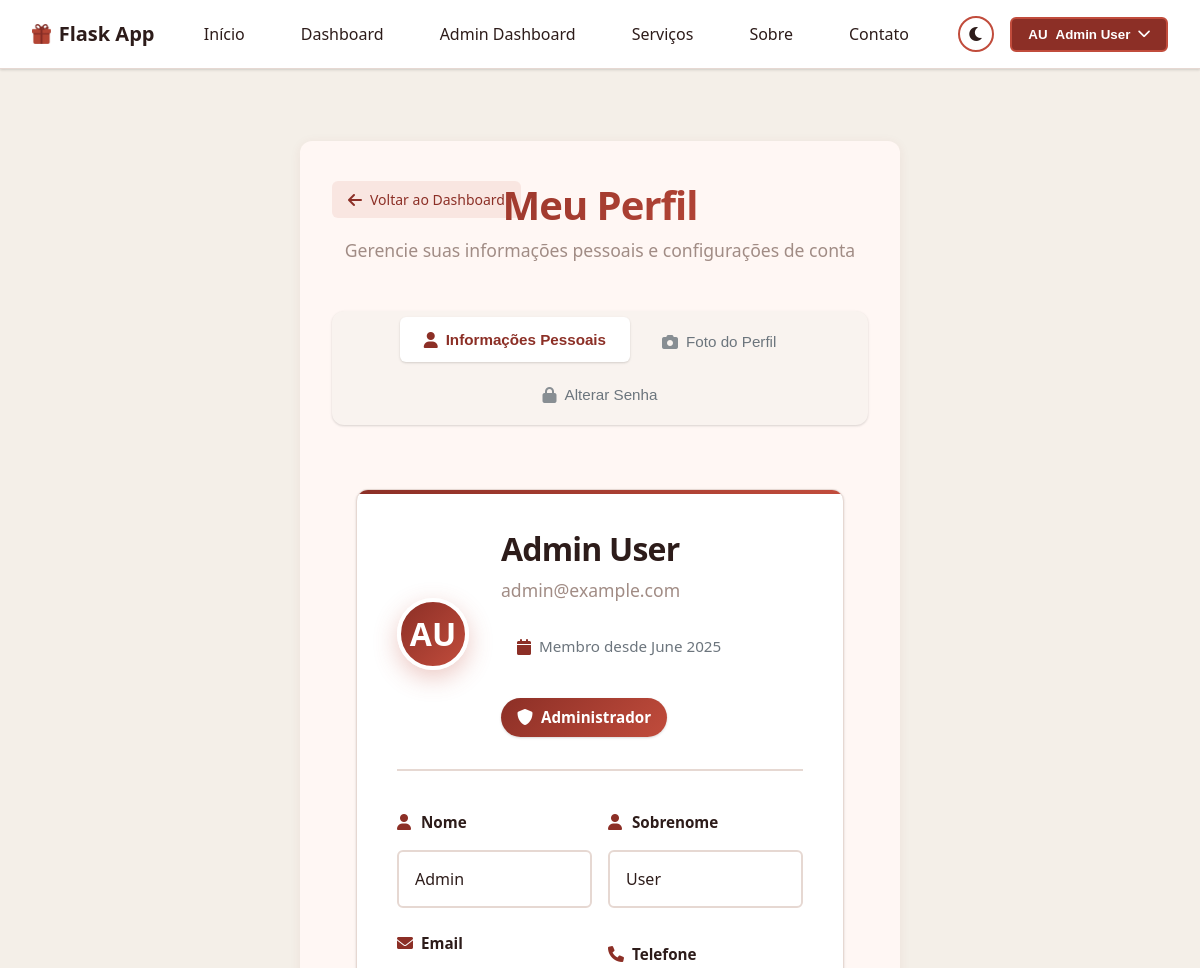
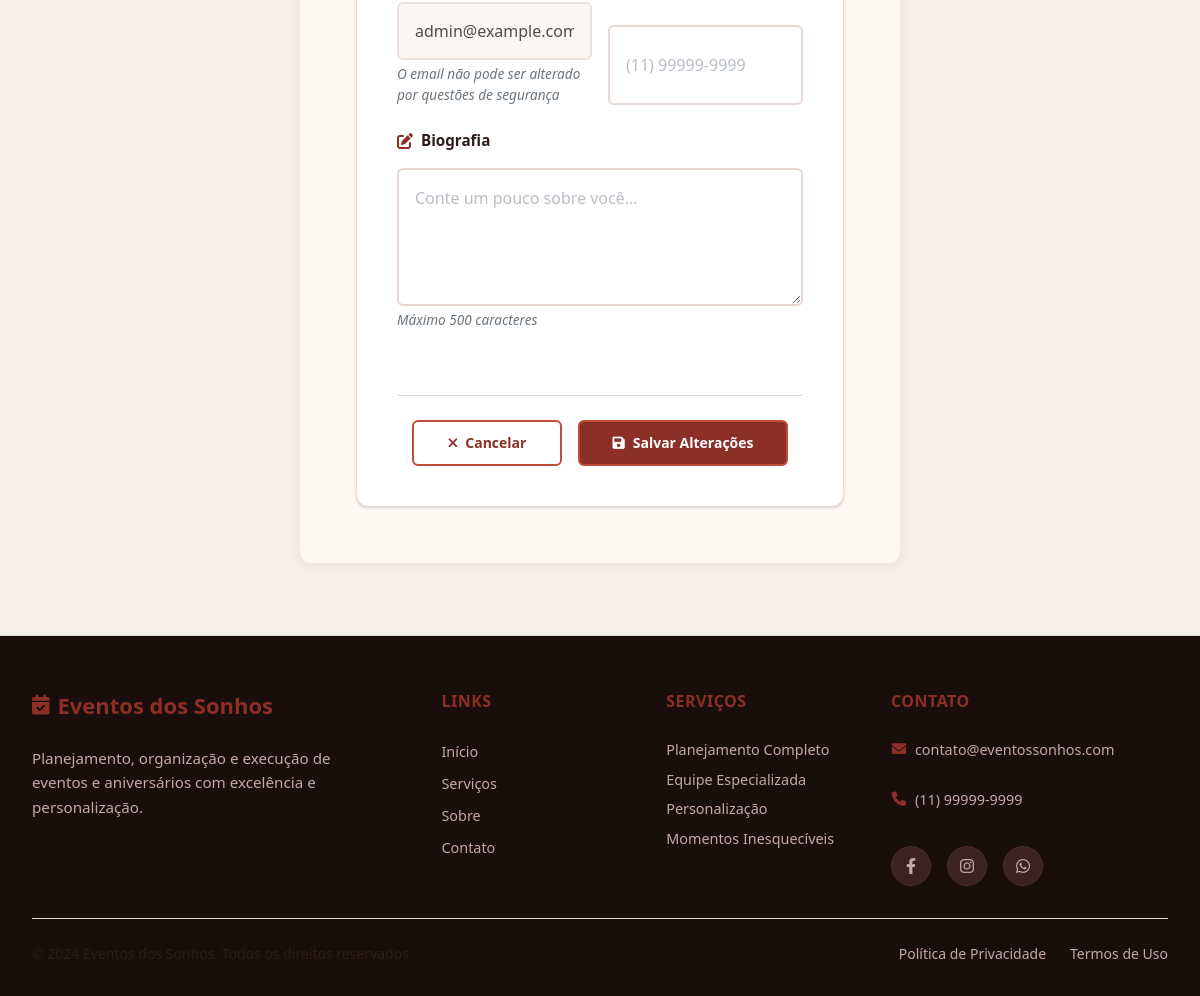
The app's page /profile (signed in) with its own data (2 pictures, top to bottom).
### app.py (models this page shows, shortened)
class User(UserMixin, db.Model):
    id = db.Column(db.Integer, primary_key=True)
    first_name = db.Column(db.String(100), nullable=False)
    last_name = db.Column(db.String(100), nullable=False)
    email = db.Column(db.String(100), unique=True, nullable=False)
    password_hash = db.Column(db.String(200), nullable=False)
    phone = db.Column(db.String(20))
    bio = db.Column(db.Text)
    created_at = db.Column(db.DateTime, default=lambda: datetime.now(timezone.utc))
    is_admin = db.Column(db.Boolean, default=False)  # Novo campo
    events = db.relationship('Event', backref='creator', lazy=True)
    participations = db.relationship('Participation', backref='user', lazy=True)

### app.py (the view, shortened to what this page needs)
@app.route('/profile', methods=['GET', 'POST'])
@login_required
def profile():
    user = current_user
    return render_template('profile.html', user=user, site_name=app.config.get("SITE_NAME", "Flask App"))

### app.py (called while the page is built)
@login_manager.user_loader
def load_user(user_id):
    return User.query.get(int(user_id))

### templates/profile.html (shortened to what this page needs)
{% extends 'base.html' %}
{% block content %}
<div class="profile-container">
    <div class="profile-header">
        <a href="{{ url_for('dashboard') }}" class="back-link">
            <i class="fas fa-arrow-left"></i> Voltar ao Dashboard
        </a>
        <h1>Meu Perfil</h1>
        <p>Gerencie suas informações pessoais e configurações de conta</p>
    </div>
    <div class="profile-tabs">
        <div class="tabs-header">
            <button class="tab-btn active" data-tab="personal-info">
                <i class="fas fa-user"></i>
                <span>Informações Pessoais</span>
            </button>
            <button class="tab-btn" data-tab="profile-photo">
                <i class="fas fa-camera"></i>
                <span>Foto do Perfil</span>
            </button>
            <button class="tab-btn" data-tab="change-password">
                <i class="fas fa-lock"></i>
                <span>Alterar Senha</span>
            </button>
        </div>
        <div class="tab-content active" id="personal-info">
            <div class="profile-card">
                <div class="profile-avatar-section">
                    <div class="avatar-large">
                        {{ current_user.first_name[0] }}{{ current_user.last_name[0] }}
                    </div>
                    <div class="profile-info">
                        <h2>{{ current_user.first_name }} {{ current_user.last_name }}</h2>
                        <p class="profile-email">{{ current_user.email }}</p>
                        <div class="profile-stats">
                            <div class="stat-item">
                                <i class="fas fa-calendar"></i>
                                <span>Membro desde {{ current_user.created_at.strftime('%B %Y') }}</span>
                            </div>
                            {% if current_user.is_admin %}
                            <div class="stat-item admin-badge">
                                <i class="fas fa-shield-alt"></i>
                                <span>Administrador</span>
                            </div>
                            {% endif %}
                        </div>
                    </div>
                </div>
                <form action="{{ url_for('profile') }}" method="POST" class="profile-form">
                    <div class="form-row">
                        <div class="form-group">
                            <label for="first_name">
                                <i class="fas fa-user"></i>
                                Nome
                            </label>
                            <input type="text" id="first_name" name="first_name" value="{{ current_user.first_name }}" required class="form-input">
                        </div>
                        <div class="form-group">
                            <label for="last_name">
                                <i class="fas fa-user"></i>
                                Sobrenome
                            </label>
                            <input type="text" id="last_name" name="last_name" value="{{ current_user.last_name }}" required class="form-input">
                        </div>
                    </div>
                    <div class="form-row">
                        <div class="form-group">
                            <label for="email">
                                <i class="fas fa-envelope"></i>
                                Email
                            </label>
                            <input type="email" id="email" name="email" value="{{ current_user.email }}" readonly class="form-input readonly">
                            <small class="form-help">O email não pode ser alterado por questões de segurança</small>
                        </div>
                        <div class="form-group">
                            <label for="phone">
                                <i class="fas fa-phone"></i>
                                Telefone
                            </label>
                            <input type="tel" id="phone" name="phone" value="{{ current_user.phone or '' }}" placeholder="(11) 99999-9999" class="form-input">
                        </div>
                    </div>
                    <div class="form-group">
                        <label for="bio">
                            <i class="fas fa-edit"></i>
                            Biografia
                        </label>
                        <textarea id="bio" name="bio" rows="4" placeholder="Conte um pouco sobre você..." class="form-input">{{ current_user.bio or '' }}</textarea>
                        <small class="form-help">Máximo 500 caracteres</small>
                    </div>
                    <div class="form-actions">
                        <button type="button" class="btn btn-outline" data-action="cancel">
                            <i class="fas fa-times"></i>
                            Cancelar
                        </button>
                        <button type="submit" class="btn btn-primary">
                            <i class="fas fa-save"></i>
                            Salvar Alterações
                        </button>
                    </div>
                </form>
            </div>
        </div>
    </div>
</div>
{% endblock %}

### templates/base.html (shortened to what this page needs)
<!DOCTYPE html>
<html lang="en">
<head>
    <link rel="stylesheet" href="https://cdnjs.cloudflare.com/ajax/libs/font-awesome/6.0.0-beta3/css/all.min.css">
    <link href="https://unpkg.com/tabulator-tables@6.2.1/dist/css/tabulator.min.css" rel="stylesheet">
    <link rel="stylesheet" href="{{ url_for('static', filename='css/tabulator-custom.css') }}">
    <link rel="stylesheet" href="{{ url_for('static', filename='css/variables.css') }}">
    <link rel="stylesheet" href="{{ url_for('static', filename='css/base.css') }}">
    <link rel="stylesheet" href="{{ url_for('static', filename='css/header.css') }}">
    <link rel="stylesheet" href="{{ url_for('static', filename='css/footer.css') }}">
    <link rel="stylesheet" href="{{ url_for('static', filename='css/forms.css') }}">
    <link rel="stylesheet" href="{{ url_for('static', filename='css/utilities.css') }}">
    <link rel="stylesheet" href="{{ url_for('static', filename='css/homepage.css') }}">
    <link rel="stylesheet" href="{{ url_for('static', filename='css/auth.css') }}">
    <link rel="stylesheet" href="{{ url_for('static', filename='css/dashboard.css') }}">
    <link rel="stylesheet" href="{{ url_for('static', filename='css/events.css') }}">
    <link rel="stylesheet" href="{{ url_for('static', filename='css/profile.css') }}">
    <link rel="stylesheet" href="{{ url_for('static', filename='css/pages.css') }}">
    <link rel="stylesheet" href="{{ url_for('static', filename='css/responsive-utilities.css') }}">
    <link rel="stylesheet" href="{{ url_for('static', filename='css/responsive-mobile.css') }}">
    <link rel="stylesheet" href="{{ url_for('static', filename='css/responsive-tablet.css') }}">
    <link rel="stylesheet" href="{{ url_for('static', filename='css/responsive-desktop.css') }}">
</head>
<body class="{{ 'dark-theme' if session.get('dark_mode') else '' }}">
    <header>
        <div class="logo">
            <a href="{{ url_for('index') }}">
                <img src="{{ url_for('static', filename='favicon/hote_icon.png') }}" alt="Logo" style="height: 20px; vertical-align: middle;">
                <span>{{ site_name }}</span>
            </a>
        </div>
        <nav>
            <ul class="nav-links" id="navLinks">
                <li><a href="{{ url_for('index') }}">Início</a></li>
                {% if user %}
                <li><a href="{{ url_for('dashboard') }}">Dashboard</a></li>
                {% if user.is_admin %}
                <li><a href="{{ url_for('admin_dashboard') }}">Admin Dashboard</a></li>
                {% endif %}
                {% endif %}
                <li><a href="{{ url_for('services') }}">Serviços</a></li>
                <li><a href="{{ url_for('about') }}">Sobre</a></li>
                <li><a href="{{ url_for('contact') }}">Contato</a></li>
            </ul>
        </nav>
        <div class="auth-buttons">
            <button class="theme-toggle theme-toggle-desktop" type="button">
                <i class="{{ 'fas fa-sun' if session.get('dark_mode') else 'fas fa-moon' }}"></i>
            </button>
            {% if current_user.is_authenticated %}
                <div class="dropdown" id="userDropdown">
                    <button class="user-button" type="button">
                        <div class="avatar">{{ current_user.first_name[0] }}{{ current_user.last_name[0] }}</div>
                        <span>{{ current_user.first_name }} {{ current_user.last_name }}</span>
                        <i class="fas fa-chevron-down"></i>
                    </button>
                </div>
            {% else %}
                <a href="{{ url_for('login') }}" class="btn-auth" id="loginBtn">Entrar</a>
                <a href="{{ url_for('register') }}" class="btn-auth" id="registerBtn">Cadastrar</a>
            {% endif %}
        </div>
    </header>
    <main>
        {% block content %}{% endblock %}
    </main>
    {% include 'bases/footer.html' %}
</body>
</html>

### static/css/variables.css (style rules this page uses)
:root { --cor-primaria: #8c2f26; --cor-secundaria: #c14c3c; --cor-hover: #a53d32; --cor-texto: #2d1c1a; --cor-texto-secundario: #6c757d; --cor-claro: #ffffff; --cor-escuro: #1a0e0d; --cor-card: #ffffff; --cor-borda: #e6d8d2; --cor-fundo: #f4efe8; --cor-fundo-alternativo: #f9f5f1; --cor-input: #ffffff; --cor-placeholder: #9ca3af; --font-family: 'Segoe UI', sans-serif; --radius: 0.375rem; --radius-lg: 0.75rem; --radius-full: 9999px; --transition: all 0.3s ease; --success-color: #28a745; --danger-color: #dc3545; --warning-color: #ffc107; --info-color: #17a2b8; --text-muted: #6c757d; --input-focus: #8c2f26; --input-border: #c14c3c; --input-bg: #ffffff; --shadow-card: 0 1px 3px 0 rgba(0, 0, 0, 0.1), 0 1px 2px 0 rgba(0, 0, 0, 0.06); --shadow-md: 0 4px 6px -1px rgba(0, 0, 0, 0.1), 0 2px 4px -1px rgba(0, 0, 0, 0.06); --shadow-lg: 0 10px 15px -3px rgba(0, 0, 0, 0.1), 0 4px 6px -2px rgba(0, 0, 0, 0.05); --body-bg: var(--cor-fundo); --card-bg: var(--cor-card); --border-color: var(--cor-borda); --primary-color: var(--cor-primaria); --primary-hover: var(--cor-hover); --secondary-color: var(--cor-secundaria); --light-color: var(--cor-claro); --dark-color: var(--cor-escuro); --darker-color: #2a1a18; --profile-bg: #fff7f4; --profile-card-shadow: 0 2px 12px 0 rgba(140,47,38,0.07); --profile-tab-bg: #f9f3ef; --profile-tab-active: #fff; --profile-tab-border: #e6d8d2; --profile-avatar-bg: var(--cor-primaria); --profile-avatar-color: #fff; --profile-info-muted: #a18c85; --profile-section-gap: 2.5rem; --profile-form-gap: 1.25rem; }

### static/css/base.css (style rules this page uses)
* { margin: 0; padding: 0; box-sizing: border-box; }
body { background-color: var(--body-bg); color: var(--cor-texto); font-family: var(--font-family); line-height: 1.5; min-height: 100vh; display: flex; flex-direction: column; transition: background-color 0.3s ease, color 0.3s ease; }
main { flex: 1; }
h1, h2, h3, h4, h5, h6 { font-weight: 600; line-height: 1.2; margin-bottom: 1rem; color: var(--cor-texto); }
h1 { font-size: 2.5rem; }
h2 { font-size: 2rem; }
p { margin-bottom: 1rem; color: var(--cor-texto); }
a { color: var(--cor-secundaria); text-decoration: none; transition: var(--transition); }
ul { list-style: none; padding: 0; margin: 0; }
.btn { display: inline-flex; align-items: center; justify-content: center; gap: 0.5rem; padding: 0.75rem 1.5rem; border-radius: var(--radius); font-weight: 600; text-decoration: none; transition: var(--transition); border: none; cursor: pointer; font-size: 0.95rem; font-family: var(--font-family); line-height: 1; text-align: center; }
.btn-primary { background-color: var(--cor-primaria); color: var(--cor-claro); border: 2px solid var(--cor-primaria); }
.btn-outline { background-color: transparent; color: var(--cor-primaria); border: 2px solid var(--cor-primaria); }

### static/css/header.css (style rules this page uses)
header { background-color: var(--cor-card); padding: 1rem 2rem; display: flex; justify-content: space-between; align-items: center; border-bottom: 1px solid var(--border-color); box-shadow: var(--shadow-card); position: relative; z-index: 1000; }
.logo a { color: var(--cor-texto); display: flex; align-items: center; gap: 0.5rem; font-weight: 700; font-size: 1.25rem; text-decoration: none; }
.nav-links { display: flex; gap: 1.5rem; }
.nav-links a { color: var(--cor-texto); font-weight: 500; text-decoration: none; padding: 0.5rem 1rem; border-radius: var(--radius); transition: var(--transition); }
.auth-buttons { display: flex; align-items: center; gap: 1rem; }
.theme-toggle { color: var(--cor-texto); background: none; border: 2px solid var(--cor-secundaria); cursor: pointer; font-size: 1rem; padding: 0.5rem; border-radius: var(--radius-full); transition: var(--transition); }
.dropdown { position: relative; }
.user-button { background-color: var(--cor-primaria); color: var(--cor-claro); border: 2px solid var(--cor-secundaria); padding: 0.5rem 1rem; border-radius: var(--radius); cursor: pointer; font-weight: 600; display: flex; align-items: center; gap: 0.5rem; transition: var(--transition); }

### static/css/auth.css (style rules this page uses)
.back-link { display: inline-flex; align-items: center; gap: 0.5rem; color: var(--cor-texto-secundario); font-size: 0.875rem; text-decoration: none; transition: var(--transition); }
.back-link i { font-size: 1rem; }

### static/css/responsive-utilities.css (style rules this page uses)
:root { --breakpoint-xs: 0; --breakpoint-sm: 576px; --breakpoint-md: 768px; --breakpoint-lg: 992px; --breakpoint-xl: 1200px; --breakpoint-xxl: 1400px; --spacing-xs: 0.25rem; --spacing-sm: 0.5rem; --spacing-md: 1rem; --spacing-lg: 1.5rem; --spacing-xl: 2rem; --spacing-xxl: 3rem; }

### records on screen
User: first_name "A", last_name "U", first_name "Admin", last_name "User", email "admin@example.com", created_at "June 2025"

### other values on screen
{{ site_name }} "Flask App"
